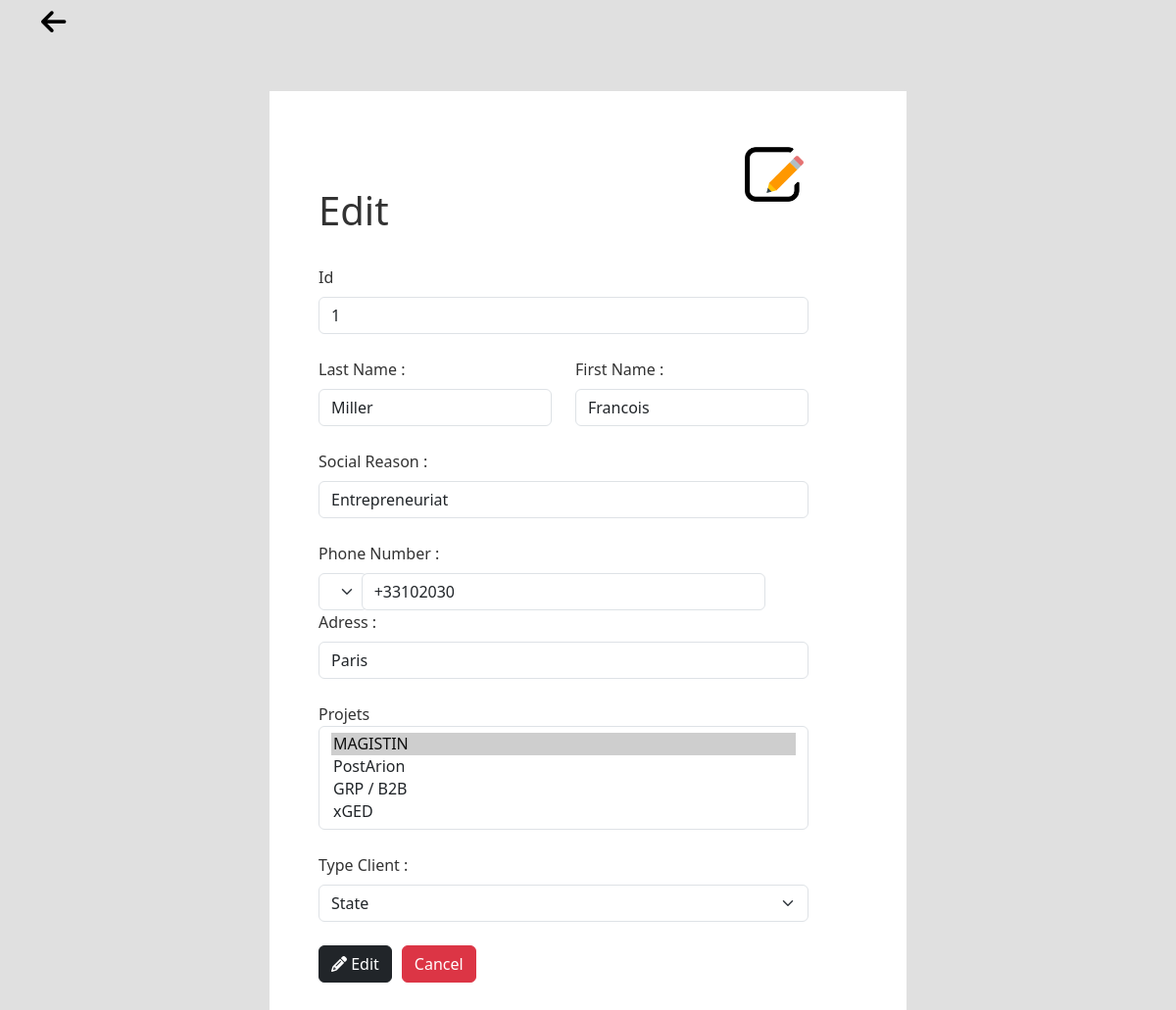
The page /modifier_Client.php?ClientId=1 on the database its author committed.
### tables this page shows
CREATE TABLE `client` (
  `ClientId` int(4) NOT NULL,
  `Nom` varchar(40) NOT NULL,
  `Prenom` varchar(40) NOT NULL,
  `RaisonSociale` varchar(40) NOT NULL,
  `Telephone` varchar(40) NOT NULL,
  `Adresse` varchar(100) NOT NULL,
  `ClientTypeId` int(4) NOT NULL
);

### Modifier_Client.php (the view, shortened to what this page needs)
<?php
echo"<header style='background-color: #E0E0E0; font-size: 20px;'>
<div class='container'>
  <nav class='navbar navbar-dark navbar-expand-lg'>
<a href='Clients.php' style='color:black ; font-size:29px ;'> <i class='fa-solid fa-arrow-left'></i> </a>
</nav>
</div>
</header>" ;
?>
<head>
<link href="https://cdn.jsdelivr.net/npm/bootstrap@5.3.2/dist/css/bootstrap.min.css" rel="stylesheet">
<link rel="stylesheet" href="https://cdnjs.cloudflare.com/ajax/libs/font-awesome/6.4.2/css/all.min.css" />
<link rel="stylesheet" href="https://cdnjs.cloudflare.com/ajax/libs/font-awesome/6.4.2/css/all.min.css" />
    <link href="https://cdn.jsdelivr.net/npm/bootstrap@5.3.2/dist/css/bootstrap.min.css" rel="stylesheet">
</head>
<body style="background-color : #E0E0E0">
<br> <br>
<?php
    echo "
    <div class='container d-flex justify-content-center'>
    <div style='width:650px ; padding-right:50px ; background-color: white ; '>
    <form  action='' method='POST' style='margin:50px ; color:#333333 '>
    <img src='Modifier.png' style='padding-left:10px ; float:right' width='80px'>
    </br> </br>
    <h1 >Edit </h1>
    <br>";
       include("connexion.php");
       $ClientId=$_GET['ClientId'];
       $m=$connexion->query("SELECT * FROM Client where Client.ClientId='$ClientId'");
       while($i = $m->fetch(PDO::FETCH_ASSOC)) {
   echo "<label class='form-label'>Id </label>
   <input class='form-control' type='int'  value='$i[ClientId]' name='ClientId' /></br>
   <div class='row' >
            <div class=' col '>
            <label class='form-label'>Last Name : </label>
   <input class='form-control' type='text'  value='$i[Nom]' name='Nom' /></div>
   <div class=' col '>
   <label class='form-label'> First Name : </label>
   <input class='form-control' type='text'  value='$i[Prenom]' name='Prenom'/> </div></div>  <br>
   <label class='form-label'> Social Reason : </label>
   <input class='form-control' type='text' value='$i[RaisonSociale]' name='RaisonSociale'/> <br>
   <label class='form-label'> Phone Number : </label>
   <div class='row'>
            <div class='col-md-1'>
            <select class='form-select' id='countryCode' name='CountryCode'>
    <option value='+216'>Tunisia (+216)</option>
    <option value='+90'>Turkey (+90)</option>
    <option value='+41'>Switzerland (+41)</option>
    <option value='+351'>Portugal (+351)</option>
    <option value='+39'>Italy(+39)</option>
    <option value='+7'>Russia (+7)</option>
    <option value='+1'>Canada (+1)</option>
    <option value='+33'>France (+33)</option>
    <option value='+212'> Morocco (+212)</option>
</select>
</div>
<div class='col-md-10'>
 <input type='text' id='phoneNumber' name='Telephone' value='$i[Telephone]' class='form-control' >
 </div>
 </div>
   <label class='form-label'> Adress : </label>
   <input class='form-control' type='text'  value='$i[Adresse]' name='Adresse' /> <br> " ; }
   echo "<label>Projets</label>
   <select multiple name='ProjetId[]' class='form-select' id='selectProjets' >";
   $queryProjects = "SELECT ProjetId FROM ClientProjet WHERE ClientId = $ClientId";
   $resultProjects = $connexion->query($queryProjects);
   $clientProjects = $resultProjects->fetchAll(PDO::FETCH_COLUMN);
        $queryAllProjects = "SELECT ProjetId, Titre FROM Projet";
        $resultAllProjects = $connexion->query($queryAllProjects);
        while ($project = $resultAllProjects->fetch(PDO::FETCH_ASSOC)) {
            $selected = in_array($project['ProjetId'], $clientProjects) ? 'selected' : '';
            echo "<option value='{$project['ProjetId']}' $selected>{$project['Titre']}</option>";
        }
        echo "</select> <br>
        <label class='form-label'> Type Client : </label> <select name='ClientTypeId' class='form-select' >'";
   $result = $connexion->query("SELECT ClientTypeId , Libelle FROM clienttype");
   while ($d = $result->fetch(PDO::FETCH_ASSOC)) {
       echo "<option value='" . $d['ClientTypeId'] . "'>" . $d['Libelle'] . "</option>";
    }
   echo "</select>";
   echo "</br> <div><button type='submit' name='submit' class='btn btn-dark' style='float: left'><i class='fa-solid fa-pencil'></i> Edit </button><a href='Clients.php' type='submit' name='valider' class='btn btn-danger' style=' margin-left:10px'> Cancel </a></div>
   </form>
   </div>
   </div>" ;
?>
</body>

### rows shown on the page
client: ClientId "1", Nom "Miller", Prenom "Francois", RaisonSociale "Entrepreneuriat", Telephone "+33102030", Adresse "Paris"

### other values the page prints
form field value "MAGISTIN ☑ / PostArion / GRP / B2B / xGED"
form field ClientTypeId "State"
